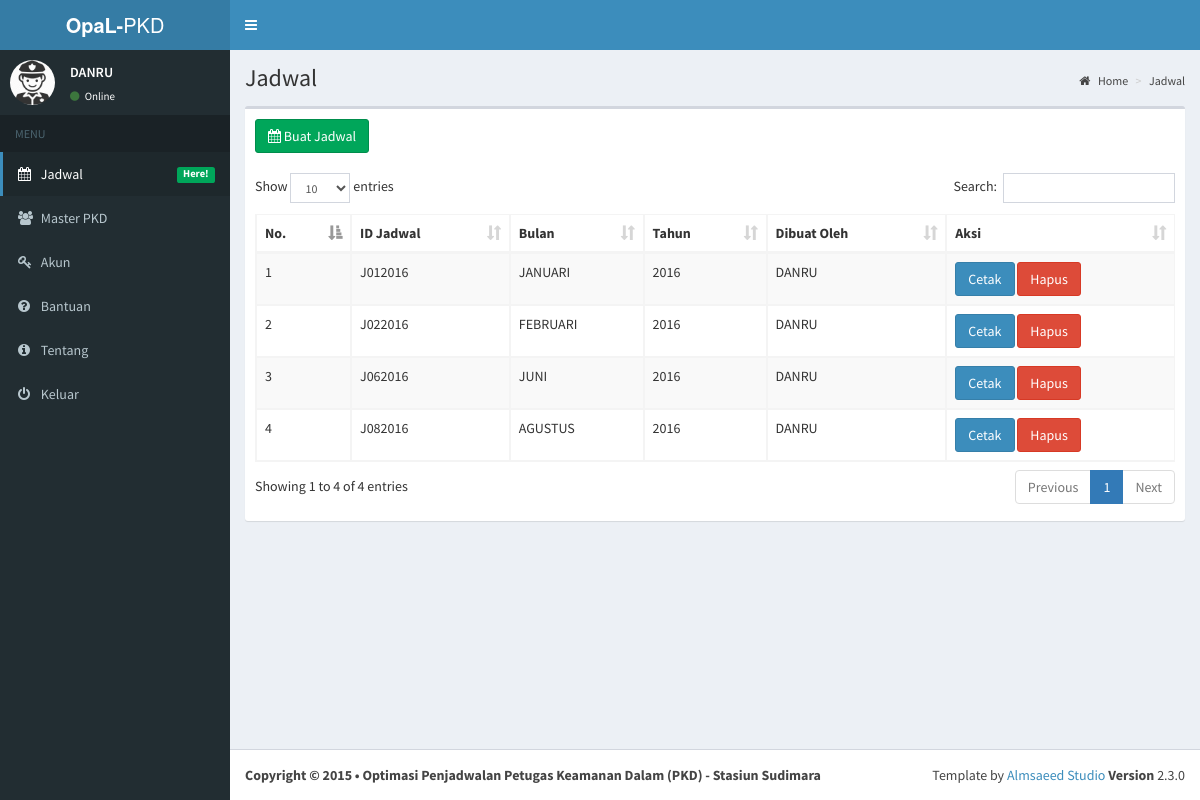
The page /main.php?page=1 (signed in) on the database its author committed.
### tables this page shows
CREATE TABLE IF NOT EXISTS `jadwal` (
  `id_jadwal` varchar(10) NOT NULL,
  `id_admin` int(1) NOT NULL,
  `bln` int(2) NOT NULL,
  `thn` year(4) NOT NULL,
  PRIMARY KEY (`id_jadwal`)
);

### class_konversi.php (called while the page is built, shortened)
<?php
class Konversi {
  function cetak_bulan($angka) {
    $bulan = "";
    switch ($angka) {
      case 1: $bulan = "JANUARI";
      break;
      case 2: $bulan = "FEBRUARI";
      break;
      case 6: $bulan = "JUNI";
      break;
      case 8: $bulan = "AGUSTUS";
      break;
    }
    return $bulan;
  }
  function nama_admin($id) {
    $mysqli = new mysqli("localhost", "root", "", "db_jadwal_pkd");
    $kueri = $mysqli->query("SELECT username FROM admin WHERE id='$id' ");
    $res = $kueri->fetch_assoc();
    $nama = $res['username'];
    return strtoupper($nama);
  }
}
?>

### gen_jadwal.php (the view, shortened to what this page needs)
<div class="content-wrapper">
  <section class="content-header">
    <h1>
      Jadwal
    </h1>
    <ol class="breadcrumb">
      <li><a href="#"><i class="fa fa-home"></i> Home</a></li>
      <li><a href="#">Jadwal</a></li>
    </ol>
  </section>
  <section class="content">
    <div class="row">
      <div class="col-xs-12">
        <div class="box">
          <div class="box-header">
            <button type="button" class="btn btn-success" data-toggle="modal" data-target="#addJadwal"><i class="fa fa-calendar"></i> Buat Jadwal</button>
          </div>
          <div class="box-body">
            <div class="table-responsive">
              <table id="table-data" class="table table-bordered table-striped">
                <thead>
                  <tr>
                    <th>No.</th>
                    <th>ID Jadwal</th>
                    <th>Bulan</th>
                    <th>Tahun</th>
                    <th>Dibuat Oleh</th>
                    <th>Aksi</th>
                  </tr>
                </thead>
                <tbody>
                  <?php
                  $no = 1;
                  include_once 'class_konversi.php';
                  $seem = new Konversi();
                  $res = $mysqli->query("SELECT * FROM jadwal");
                  while ($row = $res->fetch_object()) { ?>
                  <tr>
                    <td><?= $no; ?></td>
                    <td><?= $row->id_jadwal; ?></td>
                    <td><?= $seem->cetak_bulan($row->bln); ?></td>
                    <td><?= $row->thn; ?></td>
                    <td><?= $seem->nama_admin($row->id_admin); ?></td>
                    <td>
                      <?php
                      echo "<a href='cetak_jadwal.php?idjdw=$row->id_jadwal' target='_blank'><button type='button' class='btn btn-primary'>Cetak</button></a> ";
                      echo "<button type='button' class='btn btn-danger' data-toggle='modal' data-target='#deljdw$row->id_jadwal'>Hapus</button>";
                      ?>
                    </td>
                  </tr>
                  <?php $no++; }
                  ?>
                </tbody>
              </table>
            </div>
          </div>
        </div>
      </div>
    </div>
  </section>
</div>

### rows shown on the page
jadwal: id_jadwal "J012016", bln "JANUARI", thn "2016", id_admin.username "DANRU"
jadwal: id_jadwal "J022016", bln "FEBRUARI", thn "2016", id_admin.username "DANRU"
jadwal: id_jadwal "J062016", bln "JUNI", thn "2016", id_admin.username "DANRU"
jadwal: id_jadwal "J082016", bln "AGUSTUS", thn "2016", id_admin.username "DANRU"

### other values the page prints
$_SESSION['ad_priv'] "DANRU"
